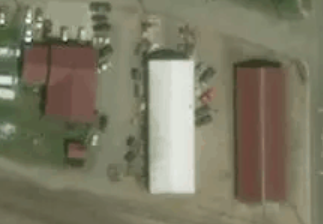
#> input picture diff_hue.PNG, 323 x 224 px, found by its file name
$ python FloodFill_To_Edges_Prototype.py
#> lines starting #> are read from the running program, lines starting #| are printed output that depends on the picture; after the words box and inside, x2 and y2 are one past the last pixel; in counts of white or black regions, pixels touching at a corner belong together
### floodFillPrototype.py
import cv2
import queue
import numpy as np
import math

THRESHOLD = 25

FILENAME = 'diff_hue'
image = cv2.imread(FILENAME + '.png')
#> image is the input picture: shape (224, 323, 3); mean B, G, R 99.8, 120.8, 123.8
height = image.shape[0]
#> height = 224
width = image.shape[1]
#> width = 323

# used for smoothing out image.
kernel = np.ones((5, 5), np.float32) / 25

def RGB_distance_threshold(first_rgb, second_rgb):
    return math.sqrt(np.sum((np.absolute(first_rgb - second_rgb))**2))

x_max = 0
y_max = 0
x_min = width - 1
#> x_min = 322
y_min = height - 1
#> y_min = 223

def flood_fill(image, x_loc, y_loc, target_color, replacement_color):
    image[y_loc, x_loc] = replacement_color
    pixel_queue = queue.Queue()
    pixel_queue.put((x_loc, y_loc))
    width = len(image[0])
    height = len(image)
    while not pixel_queue.empty():
        global x_max, y_max, x_min, y_min
        current_x, current_y = pixel_queue.get()

        if current_x > 0:
            left_rgb = image[current_y][current_x - 1]
            if RGB_distance_threshold(left_rgb, target_color) < THRESHOLD and not np.array_equal(image[current_y][current_x - 1], replacement_color):
                image[current_y][current_x - 1] = replacement_color
                pixel_queue.put((current_x - 1, current_y))
                if (x_min > current_x - 1):
                    x_min = current_x - 1

        if current_x < width - 1:
            right_rgb = image[current_y][current_x + 1]
            if RGB_distance_threshold(right_rgb, target_color) < THRESHOLD and not np.array_equal(image[current_y][current_x + 1], replacement_color):
                image[current_y][current_x + 1] = replacement_color
                pixel_queue.put((current_x + 1, current_y))
                if (x_max < current_x + 1):
                    x_max = current_x + 1

        if current_y < height - 1:
            up_rgb = image[current_y + 1][current_x]
            if RGB_distance_threshold(up_rgb, target_color) < THRESHOLD and not np.array_equal(image[current_y + 1][current_x], replacement_color):
                image[current_y + 1][current_x] = replacement_color
                pixel_queue.put((current_x, current_y + 1))
                if (y_max < current_y + 1):
                    y_max = current_y + 1

        if current_y > 0:
            down_rgb = image[current_y - 1][current_x]
            if RGB_distance_threshold(down_rgb, target_color) < THRESHOLD and not np.array_equal(image[current_y - 1][current_x], replacement_color):
                image[current_y - 1][current_x] = replacement_color
                pixel_queue.put((current_x, current_y - 1))
                if (y_min > current_y - 1):
                    y_min = current_y - 1
    return image


x_global = 0
y_global = 0
# [16 lines left out: function register_click, not called in this run]


cv2.namedWindow('image')
cv2.setMouseCallback('image', register_click)
cv2.imshow('image', image)

#print(x_global, y_global)

cv2.waitKey(0)
cv2.destroyAllWindows()

### FloodFill_To_Edges_Prototype.py
import cv2
import queue
import numpy as np
import math
from floodFillPrototype import flood_fill
from scipy.spatial import ConvexHull
from scipy.ndimage.interpolation import rotate

RGB_THRESHOLD = 25

def RGB_distance_threshold(first_rgb, second_rgb):
    return math.sqrt(np.sum((np.absolute(first_rgb - second_rgb))**2)) < RGB_THRESHOLD

def check_pixels_in_one_direction(image, target_color, cur_x, cur_y, iterations, isNegative, checkY=True):
    for i in range(iterations):
        if isNegative:
            i = -i
        if checkY:
            if RGB_distance_threshold(image[cur_y + i][cur_x], target_color):
                return True
        else:
            if RGB_distance_threshold(image[cur_y][cur_x + i], target_color):
                return True
    return False

def flood_fill_edge_finder(image, x_loc, y_loc, target_color, replacement_color):
    width = len(image[0])
    height = len(image)
    current_x = x_loc
    current_y = y_loc

    total_edge_list = []
    left_edge_list = []
    right_edge_list = []

    while current_y > 0:
        if not check_pixels_in_one_direction(image, target_color, current_x, current_y, 5, True):
            break
        current_y -= 5
        while current_x > 0 and check_pixels_in_one_direction(image, target_color, current_x, current_y, 5, True, True):
            current_x -= 1
        image[current_y][current_x] = replacement_color
        left_edge_list.append((current_x, current_y))
        current_x = x_loc
        while current_x < width - 1 and check_pixels_in_one_direction(image, target_color, current_x, current_y, 5, False, True):
            current_x += 1
        image[current_y][current_x] = replacement_color
        right_edge_list.append((current_x, current_y))
        current_x = x_loc

    # -----------------------------------------
    # intermediate
    # -----------------------------------------
    current_y = y_loc
    current_x = x_loc

    right_edge_list = right_edge_list[::-1]
    total_edge_list = left_edge_list + right_edge_list
    left_edge_list = []
    right_edge_list = []

    # -----------------------------------------
    # start of second while
    # -----------------------------------------

    while current_y < height - 1:
        if not check_pixels_in_one_direction(image, target_color, current_x, current_y, 5, False):
            break
        current_y += 5
        while current_x > 0 and check_pixels_in_one_direction(image, target_color, current_x, current_y, 5, True, True):
            current_x -= 1
        image[current_y][current_x] = replacement_color
        left_edge_list.append((current_x, current_y))
        current_x = x_loc
        while current_x < width - 1 and check_pixels_in_one_direction(image, target_color, current_x, current_y, 5, False, True):
            current_x += 1
        image[current_y][current_x] = replacement_color
        right_edge_list.append((current_x, current_y))
        current_x = x_loc
    left_edge_list = left_edge_list[::-1]
    total_edge_list += right_edge_list + left_edge_list

    return total_edge_list, image


x_global = 0
y_global = 0
def register_click(event,x,y,flags,param):
    if event == cv2.EVENT_LBUTTONDOWN:
        global x_global, y_global
        x_global = int(x)
        y_global = int(y)

image_name = "diff_hue.PNG"

image = cv2.imread(image_name)
cv2.namedWindow('image')
cv2.setMouseCallback('image', register_click)
cv2.imshow('image', image)
cv2.waitKey(0)
cv2.destroyAllWindows()

target_color = np.array(image[y_global][x_global].tolist())
#> target_color = [106, 131, 125]
replace_color = np.array([0, 255, 0])

flood_fill_image = flood_fill(image, x_global, y_global, target_color, replace_color)
#> in flood_fill, `image[y_loc, x_loc] = replacement_color`: image: shape (224, 323, 3); under 0.01% of pixels changed, all inside (x1, y1, x2, y2) = (0, 0, 1, 1)
#> in flood_fill, `width = len(image[0])`: width = 323
#> in flood_fill, `height = len(image)`: height = 224
#> the loop in flood_fill, `while not pixel_queue.empty():` made 786 passes
#> (current_x, current_y, left_rgb, right_rgb, up_rgb) on passes 4, 7, 11, 16, 22, 28, 33, 43, 48, 54, 60: (2, 0, [0, 255, 0], [105, 130, 124], [102, 126, 123]), (3, 0, [0, 255, 0], [105, 130, 124], [102, 126, 121]), (4, 0, [0, 255, 0], [105, 130, 124], [102, 126, 122]), (5, 0, [0, 255, 0], [105, 130, 124], [103, 127, 124]), (6, 0, [0, 255, 0], [105, 130, 124], [105, 129, 124]), (7, 0, [0, 255, 0], [105, 129, 124], [106, 131, 126]), (8, 0, [0, 255, 0], [105, 127, 124], [107, 131, 128]), (10, 0, [0, 255, 0], [108, 132, 130], [108, 131, 129]), (11, 0, [0, 255, 0], [106, 131, 125], [109, 133, 130]), (12, 0, [0, 255, 0], [99, 125, 120], [107, 132, 128]), (13, 0, [0, 255, 0], [92, 118, 114], [104, 129, 125])
#> (current_x, current_y, right_rgb, up_rgb, down_rgb) on pass 27: (1, 5, [93, 113, 112], [81, 104, 103], [0, 255, 0])
#> after the loop in flood_fill, `while not pixel_queue.empty():`:
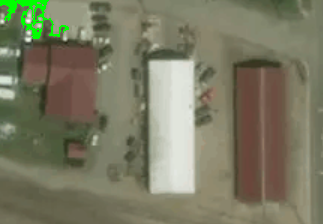
#> image: shape (224, 323, 3); mean B, G, R 98.6, 122.2, 122.4
#> after the loop in flood_fill, `while not pixel_queue.empty():`: x_max = 68; x_min = 4; y_max = 38; y_min = 0
cv2.namedWindow('image')
cv2.setMouseCallback('image', register_click)
cv2.imshow('image', image)
cv2.waitKey(0)
cv2.destroyAllWindows()

total_edge_list, dotted_image = flood_fill_edge_finder(flood_fill_image, x_global, y_global, replace_color, np.array([0, 0, 0]))
#> in flood_fill_edge_finder, `width = len(image[0])`: width = 323
#> in flood_fill_edge_finder, `height = len(image)`: height = 224
#> after the loop in flood_fill_edge_finder, `while current_y > 0:`: current_y = 0; left_edge_list = []
#> the loop in flood_fill_edge_finder, `while current_y < height - 1:` made 2 passes
#> current_y on pass 1: 5
#> after the loop in flood_fill_edge_finder, `while current_y < height - 1:`: image: shape (224, 323, 3); under 0.01% of pixels changed, all inside (x1, y1, x2, y2) = (0, 5, 1, 6)
#> after the loop in flood_fill_edge_finder, `while current_y < height - 1:`: current_y = 5; left_edge_list = [(0, 5)]
#> in flood_fill_edge_finder, `total_edge_list += right_edge_list + left_edge_list`: total_edge_list = [(0, 5), (0, 5)]
#> total_edge_list = [(0, 5), (0, 5)]
cv2.imshow('image', dotted_image)
cv2.waitKey(0)
cv2.destroyAllWindows()

def minimum_bounding_rectangle(points):
    """
    Find the smallest bounding rectangle for a set of points.
    Returns a set of points representing the corners of the bounding box.

    :param points: an nx2 matrix of coordinates
    :rval: an nx2 matrix of coordinates
    """
    pi2 = np.pi/2.

    # get the convex hull for the points
    hull_points = points[ConvexHull(points).vertices]

    # calculate edge angles
    edges = np.zeros((len(hull_points)-1, 2))
    edges = hull_points[1:] - hull_points[:-1]

    angles = np.zeros((len(edges)))
    angles = np.arctan2(edges[:, 1], edges[:, 0])

    angles = np.abs(np.mod(angles, pi2))
    angles = np.unique(angles)

    # find rotation matrices
    # XXX both work
    rotations = np.vstack([
        np.cos(angles),
        np.cos(angles-pi2),
        np.cos(angles+pi2),
        np.cos(angles)]).T
#     rotations = np.vstack([
#         np.cos(angles),
#         -np.sin(angles),
#         np.sin(angles),
#         np.cos(angles)]).T
    rotations = rotations.reshape((-1, 2, 2))

    # apply rotations to the hull
    rot_points = np.dot(rotations, hull_points.T)

    # find the bounding points
    min_x = np.nanmin(rot_points[:, 0], axis=1)
    max_x = np.nanmax(rot_points[:, 0], axis=1)
    min_y = np.nanmin(rot_points[:, 1], axis=1)
    max_y = np.nanmax(rot_points[:, 1], axis=1)

    # find the box with the best area
    areas = (max_x - min_x) * (max_y - min_y)
    best_idx = np.argmin(areas)

    # return the best box
    x1 = max_x[best_idx]
    x2 = min_x[best_idx]
    y1 = max_y[best_idx]
    y2 = min_y[best_idx]
    r = rotations[best_idx]

    rval = np.zeros((4, 2))
    rval[0] = np.dot([x1, y2], r)
    rval[1] = np.dot([x2, y2], r)
    rval[2] = np.dot([x2, y1], r)
    rval[3] = np.dot([x1, y1], r)

    return rval

total_edge_list = np.array(total_edge_list)
#> total_edge_list = [[0, 5], [0, 5]]
total_edge_list = total_edge_list.reshape(len(total_edge_list), 2)

#> (the run stopped early here; a loop or call above may not have finished)

$ run again, with rectangles.png copied over diff_hue.PNG
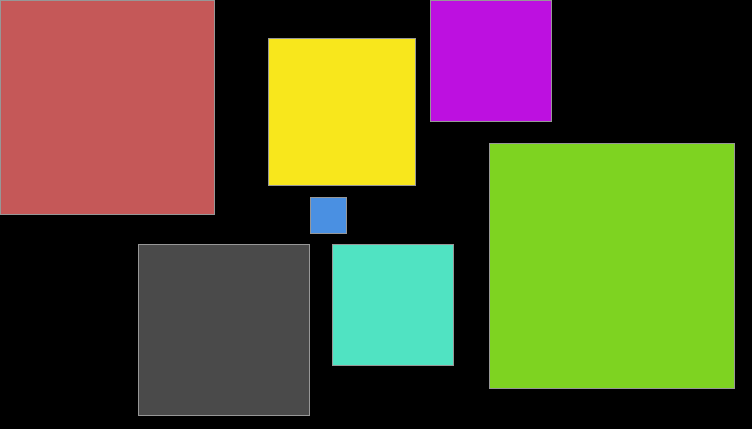
#> input picture rectangles.png, 752 x 429 px, found by its file name
#> image is the input picture: shape (429, 752, 3); mean B, G, R 48.4, 86.6, 88.2
#> target_color = [151, 151, 151]
#> in flood_fill, `width = len(image[0])`: width = 752
#> in flood_fill, `height = len(image)`: height = 429
#> the loop in flood_fill, `while not pixel_queue.empty():` made 856 passes
#> (current_x, current_y, right_rgb, up_rgb) on passes 3 to 10: (0, 1, [88, 88, 197], [151, 151, 151]), (2, 0, [151, 151, 151], [88, 88, 197]), (0, 2, [88, 88, 197], [151, 151, 151]), (3, 0, [151, 151, 151], [88, 88, 197]), (0, 3, [88, 88, 197], [151, 151, 151]), (4, 0, [151, 151, 151], [88, 88, 197]), (0, 4, [88, 88, 197], [151, 151, 151]), (5, 0, [151, 151, 151], [88, 88, 197])
#> after the loop in flood_fill, `while not pixel_queue.empty():`:
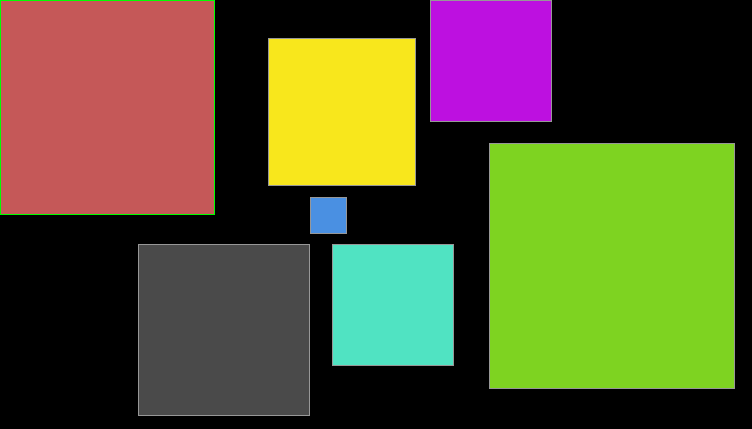
#> image: shape (429, 752, 3); mean B, G, R 48, 86.9, 87.8
#> after the loop in flood_fill, `while not pixel_queue.empty():`: x_max = 214; x_min = 751; y_max = 214; y_min = 428
#> in flood_fill_edge_finder, `width = len(image[0])`: width = 752
#> in flood_fill_edge_finder, `height = len(image)`: height = 429
#> after the loop in flood_fill_edge_finder, `while current_y > 0:`: current_y = 0; left_edge_list = []
#> the loop in flood_fill_edge_finder, `while current_y < height - 1:` made 44 passes
#> current_y on passes 1 to 8: 5, 10, 15, 20, 25, 30, 35, 40
#> after the loop in flood_fill_edge_finder, `while current_y < height - 1:`: current_y = 215; left_edge_list = 43 pairs, first value 0 to 0, second value 5 to 215; right_edge_list = 43 pairs, first value 0 to 215, second value 5 to 215
#> in flood_fill_edge_finder, `total_edge_list += right_edge_list + left_edge_list`: total_edge_list = 86 pairs, first value 0 to 215, second value 5 to 215
#> hull_points = [[215, 210], [0, 215], [0, 5], [1, 5]]
#> in minimum_bounding_rectangle, `edges = np.zeros((len(hull_points)-1, 2))`: edges = [[0, 0], [0, 0], [0, 0]]
#> in minimum_bounding_rectangle, `edges = hull_points[1:] - hull_points[:-1]`: edges = [[-215, 5], [0, -210], [1, 0]]
#> in minimum_bounding_rectangle, `angles = np.zeros((len(edges)))`: angles = [0, 0, 0]
#> in minimum_bounding_rectangle, `angles = np.arctan2(edges[:, 1], edges[:, 0])`: angles = [3.12, -1.57, 0]
#> in minimum_bounding_rectangle, `angles = np.abs(np.mod(angles, pi2))`: angles = [1.55, 0, 0]
#> in minimum_bounding_rectangle, `angles = np.unique(angles)`: angles = [0, 1.55]
#> rotations = [[1, 6.12e-17, 6.12e-17, 1], [0.0232, 1, -1, 0.0232]]
#> min_x = [3.06e-16, 5]
#> max_x = [215, 214.9]
#> min_y = [5, -210.1]
#> max_y = [215, 5]
#> areas = [45150, 45150]
#> best_idx = 0
#> x1 = 215
#> x2 = 3.06e-16
#> y1 = 215
#> y2 = 5
#> r = [[1, 6.12e-17], [6.12e-17, 1]]
#> best_points = [[215, 5], [6.12e-16, 5], [1.35e-14, 215], [215, 215]]
#> the loop in plot_vertices, `for corner in corners:` made 4 passes

$ run again, with slanted_1.PNG copied over diff_hue.PNG
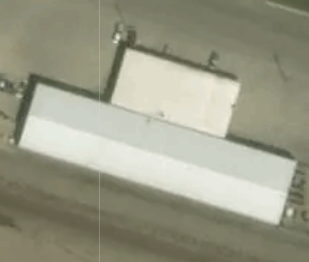
#> input picture slanted_1.PNG, 309 x 262 px, found by its file name
#> image is the input picture: shape (262, 309, 3); mean B, G, R 134.5, 154, 153.8
#> target_color = [115, 138, 133]
#> in flood_fill, `width = len(image[0])`: width = 309
#> in flood_fill, `height = len(image)`: height = 262
#> the loop in flood_fill, `while not pixel_queue.empty():` made 8614 passes
#> (current_x, current_y, right_rgb, up_rgb) on passes 6, 9, 10, 13, 14, 15, 18, 19: (0, 2, [0, 255, 0], [113, 135, 137]), (1, 2, [0, 255, 0], [113, 135, 137]), (0, 3, [0, 255, 0], [111, 137, 139]), (2, 2, [0, 255, 0], [113, 135, 137]), (1, 3, [0, 255, 0], [111, 137, 139]), (0, 4, [0, 255, 0], [112, 138, 139]), (3, 2, [0, 255, 0], [114, 136, 135]), (2, 3, [0, 255, 0], [111, 137, 139])
#> after the loop in flood_fill, `while not pixel_queue.empty():`:
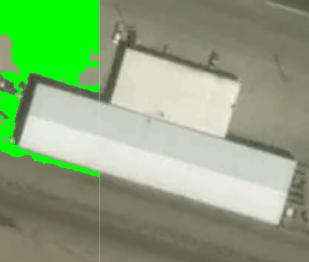
#> image: shape (262, 309, 3); mean B, G, R 122.1, 166.2, 138.8
#> after the loop in flood_fill, `while not pixel_queue.empty():`: x_max = 98; x_min = 0; y_max = 176; y_min = 71
#> in flood_fill_edge_finder, `width = len(image[0])`: width = 309
#> in flood_fill_edge_finder, `height = len(image)`: height = 262
#> after the loop in flood_fill_edge_finder, `while current_y > 0:`: current_y = 0; left_edge_list = []
#> the loop in flood_fill_edge_finder, `while current_y < height - 1:` made 8 passes
#> current_y on passes 1 to 7: 5, 10, 15, 20, 25, 30, 35
#> after the loop in flood_fill_edge_finder, `while current_y < height - 1:`: current_y = 35; left_edge_list = [(0, 5), (0, 10), (0, 15), (0, 20), (0, 25), (0, 30), (0, 35)]; right_edge_list = [(99, 5), (99, 10), (99, 15), (99, 20), (99, 25), (99, 30), (0, 35)]
#> in flood_fill_edge_finder, `left_edge_list = left_edge_list[::-1]`: left_edge_list = [(0, 35), (0, 30), (0, 25), (0, 20), (0, 15), (0, 10), (0, 5)]
#> in flood_fill_edge_finder, `total_edge_list += right_edge_list + left_edge_list`: total_edge_list = [(99, 5), (99, 10), (99, 15), (99, 20), (99, 25), (99, 30), (0, 35), (0, 35), (0, 30), (0, 25), (0, 20), (0, 15), (0, 10), (0, 5)]
#> `total_edge_list = np.array(total_edge_list)`: total_edge_list = 14 rows, first 8: [99, 5], [99, 10], [99, 15], [99, 20], [99, 25], [99, 30], [0, 35], [0, 35]
#> hull_points = [[0, 35], [0, 5], [99, 5], [99, 30]]
#> in minimum_bounding_rectangle, `edges = np.zeros((len(hull_points)-1, 2))`: edges = [[0, 0], [0, 0], [0, 0]]
#> in minimum_bounding_rectangle, `edges = hull_points[1:] - hull_points[:-1]`: edges = [[0, -30], [99, 0], [0, 25]]
#> in minimum_bounding_rectangle, `angles = np.zeros((len(edges)))`: angles = [0, 0, 0]
#> in minimum_bounding_rectangle, `angles = np.arctan2(edges[:, 1], edges[:, 0])`: angles = [-1.57, 0, 1.57]
#> in minimum_bounding_rectangle, `angles = np.abs(np.mod(angles, pi2))`: angles = [0, 0, 0]
#> in minimum_bounding_rectangle, `angles = np.unique(angles)`: angles = [0]
#> in minimum_bounding_rectangle, `rotations = np.vstack([ np.cos(angles), np.cos(angles-pi2), np.cos(ang..`: rotations = [[1, 6.12e-17, 6.12e-17, 1]]
#> in minimum_bounding_rectangle, `rotations = rotations.reshape((-1, 2, 2))`: rotations = [[1, 6.12e-17], [6.12e-17, 1]]
#> rot_points = [[2.14e-15, 3.06e-16, 99, 99], [35, 5, 5, 30]]
#> min_x = [3.06e-16]
#> max_x = [99]
#> min_y = [5]
#> max_y = [35]
#> areas = [2970]
#> best_idx = 0
#> x1 = 99
#> x2 = 3.06e-16
#> y1 = 35
#> y2 = 5
#> r = [[1, 6.12e-17], [6.12e-17, 1]]
#> best_points = [[99, 5], [6.12e-16, 5], [2.45e-15, 35], [99, 35]]
#> the loop in plot_vertices, `for corner in corners:` made 4 passes

$ run again, with slanted_2.PNG copied over diff_hue.PNG
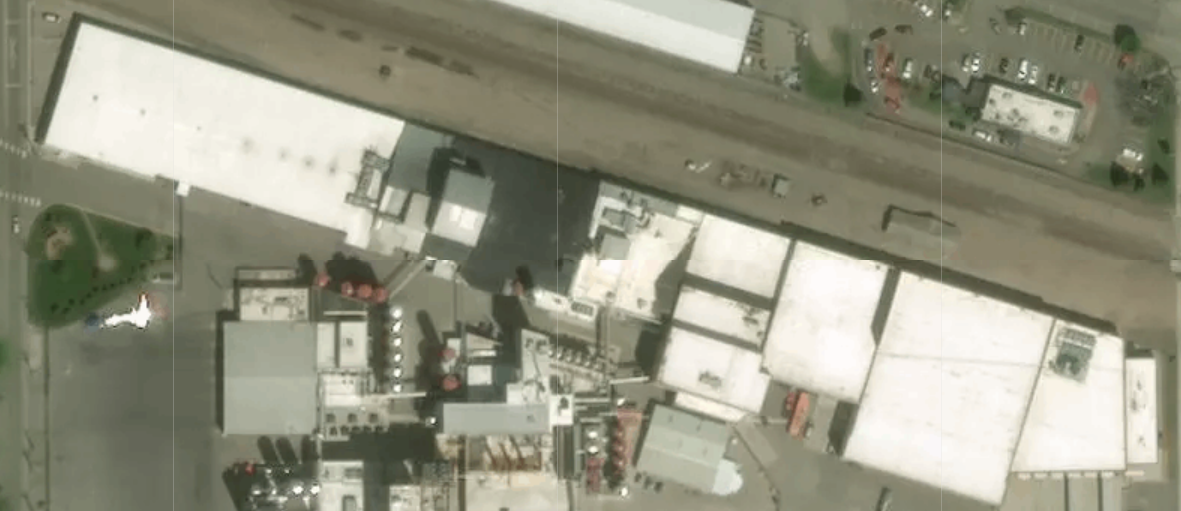
#> input picture slanted_2.PNG, 1181 x 511 px, found by its file name
#> image is the input picture: shape (511, 1181, 3); mean B, G, R 129.6, 148.2, 148.3
#> target_color = [94, 115, 114]
#> in flood_fill, `width = len(image[0])`: width = 1181
#> in flood_fill, `height = len(image)`: height = 511
#> the loop in flood_fill, `while not pixel_queue.empty():` made 42548 passes
#> (current_x, current_y, right_rgb, x_max, up_rgb) on pass 4: (2, 0, [106, 127, 126], 3, [101, 122, 120])
#> after the loop in flood_fill, `while not pixel_queue.empty():`:
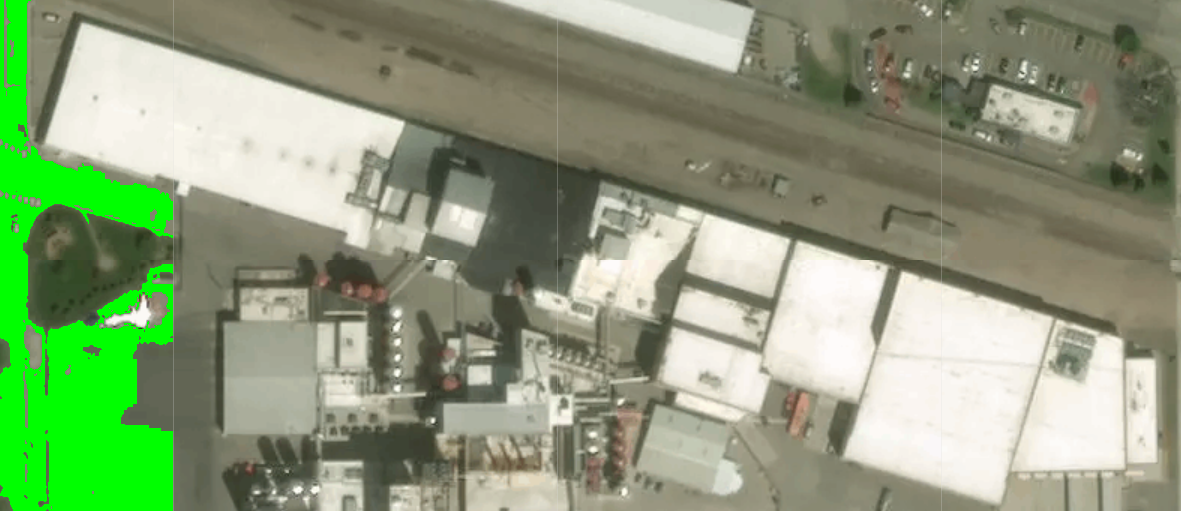
#> image: shape (511, 1181, 3); mean B, G, R 122.8, 157.9, 140.3
#> after the loop in flood_fill, `while not pixel_queue.empty():`: x_max = 172; x_min = 0; y_max = 510; y_min = 0
#> in flood_fill_edge_finder, `width = len(image[0])`: width = 1181
#> in flood_fill_edge_finder, `height = len(image)`: height = 511
#> after the loop in flood_fill_edge_finder, `while current_y > 0:`: current_y = 0; left_edge_list = []
#> the loop in flood_fill_edge_finder, `while current_y < height - 1:` made 29 passes
#> current_y on passes 1 to 8: 5, 10, 15, 20, 25, 30, 35, 40
#> after the loop in flood_fill_edge_finder, `while current_y < height - 1:`: current_y = 140; left_edge_list = 28 pairs, first value 0 to 0, second value 5 to 140; right_edge_list = 28 pairs, first value 0 to 29, second value 5 to 140
#> in flood_fill_edge_finder, `total_edge_list += right_edge_list + left_edge_list`: total_edge_list = 56 pairs, first value 0 to 29, second value 5 to 140
#> hull_points = [[29, 135], [0, 140], [0, 5], [4, 5], [27, 85]]
#> in minimum_bounding_rectangle, `edges = np.zeros((len(hull_points)-1, 2))`: edges = [[0, 0], [0, 0], [0, 0], [0, 0]]
#> in minimum_bounding_rectangle, `edges = hull_points[1:] - hull_points[:-1]`: edges = [[-29, 5], [0, -135], [4, 0], [23, 80]]
#> in minimum_bounding_rectangle, `angles = np.zeros((len(edges)))`: angles = [0, 0, 0, 0]
#> in minimum_bounding_rectangle, `angles = np.arctan2(edges[:, 1], edges[:, 0])`: angles = [2.97, -1.57, 0, 1.29]
#> in minimum_bounding_rectangle, `angles = np.abs(np.mod(angles, pi2))`: angles = [1.4, 0, 0, 1.29]
#> in minimum_bounding_rectangle, `angles = np.unique(angles)`: angles = [0, 1.29, 1.4]
#> rotations = [[1, 6.12e-17, 6.12e-17, 1], [0.276, 0.961, -0.961, 0.276], [0.17, 0.985, -0.985, 0.17]]
#> min_x = [3.06e-16, 4.81, 4.93]
#> max_x = [29, 137.8, 138]
#> min_y = [5, -2.46, -12.17]
#> max_y = [140, 38.68, 23.79]
#> areas = [3915, 5470.4, 4783]
#> best_idx = 0
#> x1 = 29
#> x2 = 3.06e-16
#> y1 = 140
#> y2 = 5
#> r = [[1, 6.12e-17], [6.12e-17, 1]]
#> best_points = [[29, 5], [6.12e-16, 5], [8.88e-15, 140], [29, 140]]
#> the loop in plot_vertices, `for corner in corners:` made 4 passes
